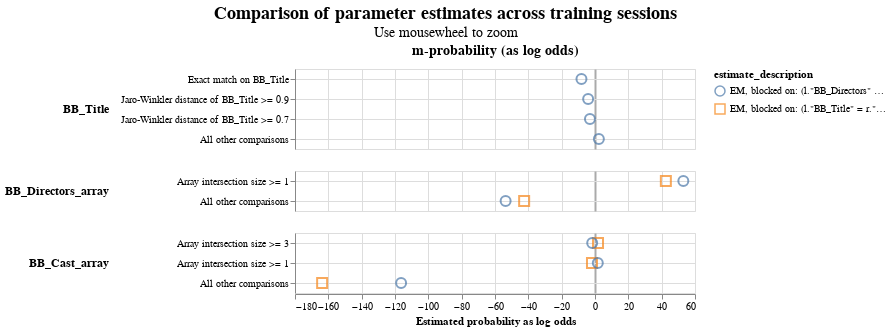

The notebook cell saved with this chart:
### Code cell
# ===================================================================================
# 6. TREINAMENTO E ANÁLISE DOS PARÂMETROS (NA AMOSTRA)
# ===================================================================================
print("--- Criando o Linker de modelo para a amostra ---")
linker_modelo = Linker("dados_amostra", settings_modelo, db_api=db_api)

print("\n--- Estimando probabilidades 'u' ---")
linker_modelo.training.estimate_u_using_random_sampling(max_pairs=2e6)

print("\n--- Iniciando sessões de treinamento EM ---")
# Sessão 1: Foca em estimar os parâmetros para Diretores e Elenco
linker_modelo.training.estimate_parameters_using_expectation_maximisation(block_on("BB_Title", "BB_Year"))
# Sessão 2: Foca em estimar os parâmetros para Título
linker_modelo.training.estimate_parameters_using_expectation_maximisation(block_on("BB_Directors", "BB_Year"))
print("\nTreinamento do modelo concluído!")

print("\n--- Comparando as estimativas dos parâmetros das diferentes sessões de EM ---")
# Este gráfico é uma ótima ferramenta de diagnóstico. Se as estimativas para a mesma
# comparação (ex: BB_Cast_array) são muito diferentes entre as sessões, pode
# indicar que as regras de bloqueio do treinamento estão enviesadas.
display(linker_modelo.visualisations.parameter_estimate_comparisons_chart())

### Figure 1 — Vega-Lite specification as saved in the notebook (floating-point values rounded to 4 significant figures)
{"config": {"view": {"continuousWidth": 400, "continuousHeight": 300}, "title": {"anchor": "middle", "fontSize": 18, "subtitleFontSize": 14}}, "data": {"name": "data-46a2ab47fde2535f6b0893f5ad47c12b"}, "mark": {"type": "point", "filled": false, "opacity": 0.7, "size": 100}, "encoding": {"color": {"field": "estimate_description", "type": "nominal"}, "column": {"align": "each", "field": "col_header", "header": {"labelFontSize": 14, "labelFontWeight": "bold"}, "title": null, "type": "nominal"}, "row": {"align": "each", "field": "comparison_name", "header": {"labelAlign": "left", "labelAnchor": "middle", "labelAngle": 0, "labelFontSize": 12, "labelFontWeight": "bold"}, "sort": {"field": "comparison_sort_order"}, "title": null, "type": "nominal"}, "shape": {"field": "estimate_description", "scale": {"range": ["circle", "square", "triangle", "diamond"]}, "type": "nominal"}, "tooltip": [{"field": "comparison_name", "type": "nominal"}, {"field": "estimate_description", "type": "nominal"}, {"field": "estimated_probability", "type": "quantitative"}], "x": {"axis": {"gridColor": {"condition": {"test": "abs(datum.value / 10)  <= 1 & datum.value % 10 === 0", "value": "#aaa"}, "value": "#ddd"}, "gridDash": {"condition": {"test": "abs(datum.value / 10) == 1", "value": [3]}, "value": null}, "gridWidth": {"condition": {"test": "abs(datum.value / 10)  <= 1 & datum.value % 10 === 0", "value": 2}, "value": 1}}, "field": "estimated_probability_as_log_odds", "title": "Estimated probability as log odds", "type": "quantitative"}, "y": {"axis": {"grid": true, "title": null}, "field": "comparison_level_label", "sort": {"field": "comparison_vector_value", "order": "descending"}, "type": "nominal"}}, "params": [{"name": "mouse_zoom", "select": {"type": "interval", "encodings": ["x"]}, "bind": "scales"}], "resolve": {"scale": {"y": "independent"}}, "title": {"text": "Comparison of parameter estimates across training sessions", "subtitle": "Use mousewheel to zoom"}, "transform": [{"calculate": "datum.m_or_u + '-probability (as log odds)'", "as": "col_header"}], "$schema": "https://vega.github.io/schema/vega-lite/v5.9.3.json", "datasets": {"data-46a2ab47fde2535f6b0893f5ad47c12b": [{"m_or_u": "m", "estimated_probability": 0.003563, "estimate_description": "EM, blocked on: (l.\"BB_Directors\" = r.\"BB_Directors\") AND (l.\"BB_Year\" = r.\"BB_Year\")", "estimated_probability_as_log_odds": -8.128, "sql_condition": "\"BB_Title_l\" = \"BB_Title_r\"", "comparison_level_label": "Exact match on BB_Title", "comparison_vector_value": 3, "comparison_name": "BB_Title", "comparison_sort_order": 0}, {"m_or_u": "m", "estimated_probability": 0.05437, "estimate_description": "EM, blocked on: (l.\"BB_Directors\" = r.\"BB_Directors\") AND (l.\"BB_Year\" = r.\"BB_Year\")", "estimated_probability_as_log_odds": -4.12, "sql_condition": "jaro_winkler_similarity(\"BB_Title_l\", \"BB_Title_r\") >= 0.9", "comparison_level_label": "Jaro-Winkler distance of BB_Title >= 0.9", "comparison_vector_value": 2, "comparison_name": "BB_Title", "comparison_sort_order": 0}, {"m_or_u": "m", "estimated_probability": 0.1091, "estimate_description": "EM, blocked on: (l.\"BB_Directors\" = r.\"BB_Directors\") AND (l.\"BB_Year\" = r.\"BB_Year\")", "estimated_probability_as_log_odds": -3.03, "sql_condition": "jaro_winkler_similarity(\"BB_Title_l\", \"BB_Title_r\") >= 0.7", "comparison_level_label": "Jaro-Winkler distance of BB_Title >= 0.7", "comparison_vector_value": 1, "comparison_name": "BB_Title", "comparison_sort_order": 0}, {"m_or_u": "m", "estimated_probability": 0.833, "estimate_description": "EM, blocked on: (l.\"BB_Directors\" = r.\"BB_Directors\") AND (l.\"BB_Year\" = r.\"BB_Year\")", "estimated_probability_as_log_odds": 2.319, "sql_condition": "ELSE", "comparison_level_label": "All other comparisons", "comparison_vector_value": 0, "comparison_name": "BB_Title", "comparison_sort_order": 0}, {"m_or_u": "m", "estimated_probability": 1.0, "estimate_description": "EM, blocked on: (l.\"BB_Title\" = r.\"BB_Title\") AND (l.\"BB_Year\" = r.\"BB_Year\")", "estimated_probability_as_log_odds": 42.51, "sql_condition": "array_length(list_intersect(\"BB_Directors_array_l\", \"BB_Directors_array_r\")) >= 1", "comparison_level_label": "Array intersection size >= 1", "comparison_vector_value": 1, "comparison_name": "BB_Directors_array", "comparison_sort_order": 2}, {"m_or_u": "m", "estimated_probability": 1.0, "estimate_description": "EM, blocked on: (l.\"BB_Directors\" = r.\"BB_Directors\") AND (l.\"BB_Year\" = r.\"BB_Year\")", "estimated_probability_as_log_odds": 53.0, "sql_condition": "array_length(list_intersect(\"BB_Directors_array_l\", \"BB_Directors_array_r\")) >= 1", "comparison_level_label": "Array intersection size >= 1", "comparison_vector_value": 1, "comparison_name": "BB_Directors_array", "comparison_sort_order": 2}, {"m_or_u": "m", "estimated_probability": 1.594e-13, "estimate_description": "EM, blocked on: (l.\"BB_Title\" = r.\"BB_Title\") AND (l.\"BB_Year\" = r.\"BB_Year\")", "estimated_probability_as_log_odds": -42.51, "sql_condition": "ELSE", "comparison_level_label": "All other comparisons", "comparison_vector_value": 0, "comparison_name": "BB_Directors_array", "comparison_sort_order": 2}, {"m_or_u": "m", "estimated_probability": 7.163e-17, "estimate_description": "EM, blocked on: (l.\"BB_Directors\" = r.\"BB_Directors\") AND (l.\"BB_Year\" = r.\"BB_Year\")", "estimated_probability_as_log_odds": -53.63, "sql_condition": "ELSE", "comparison_level_label": "All other comparisons", "comparison_vector_value": 0, "comparison_name": "BB_Directors_array", "comparison_sort_order": 2}, {"m_or_u": "m", "estimated_probability": 0.7778, "estimate_description": "EM, blocked on: (l.\"BB_Title\" = r.\"BB_Title\") AND (l.\"BB_Year\" = r.\"BB_Year\")", "estimated_probability_as_log_odds": 1.807, "sql_condition": "array_length(list_intersect(\"BB_Cast_array_l\", \"BB_Cast_array_r\")) >= 3", "comparison_level_label": "Array intersection size >= 3", "comparison_vector_value": 2, "comparison_name": "BB_Cast_array", "comparison_sort_order": 3}, {"m_or_u": "m", "estimated_probability": 0.2375, "estimate_description": "EM, blocked on: (l.\"BB_Directors\" = r.\"BB_Directors\") AND (l.\"BB_Year\" = r.\"BB_Year\")", "estimated_probability_as_log_odds": -1.682, "sql_condition": "array_length(list_intersect(\"BB_Cast_array_l\", \"BB_Cast_array_r\")) >= 3", "comparison_level_label": "Array intersection size >= 3", "comparison_vector_value": 2, "comparison_name": "BB_Cast_array", "comparison_sort_order": 3}, {"m_or_u": "m", "estimated_probability": 0.2222, "estimate_description": "EM, blocked on: (l.\"BB_Title\" = r.\"BB_Title\") AND (l.\"BB_Year\" = r.\"BB_Year\")", "estimated_probability_as_log_odds": -1.807, "sql_condition": "array_length(list_intersect(\"BB_Cast_array_l\", \"BB_Cast_array_r\")) >= 1", "comparison_level_label": "Array intersection size >= 1", "comparison_vector_value": 1, "comparison_name": "BB_Cast_array", "comparison_sort_order": 3}, {"m_or_u": "m", "estimated_probability": 0.7625, "estimate_description": "EM, blocked on: (l.\"BB_Directors\" = r.\"BB_Directors\") AND (l.\"BB_Year\" = r.\"BB_Year\")", "estimated_probability_as_log_odds": 1.682, "sql_condition": "array_length(list_intersect(\"BB_Cast_array_l\", \"BB_Cast_array_r\")) >= 1", "comparison_level_label": "Array intersection size >= 1", "comparison_vector_value": 1, "comparison_name": "BB_Cast_array", "comparison_sort_order": 3}, {"m_or_u": "m", "estimated_probability": 5.21e-50, "estimate_description": "EM, blocked on: (l.\"BB_Title\" = r.\"BB_Title\") AND (l.\"BB_Year\" = r.\"BB_Year\")", "estimated_probability_as_log_odds": -163.7, "sql_condition": "ELSE", "comparison_level_label": "All other comparisons", "comparison_vector_value": 0, "comparison_name": "BB_Cast_array", "comparison_sort_order": 3}, {"m_or_u": "m", "estimated_probability": 9.534e-36, "estimate_description": "EM, blocked on: (l.\"BB_Directors\" = r.\"BB_Directors\") AND (l.\"BB_Year\" = r.\"BB_Year\")", "estimated_probability_as_log_odds": -116.3, "sql_condition": "ELSE", "comparison_level_label": "All other comparisons", "comparison_vector_value": 0, "comparison_name": "BB_Cast_array", "comparison_sort_order": 3}]}}
